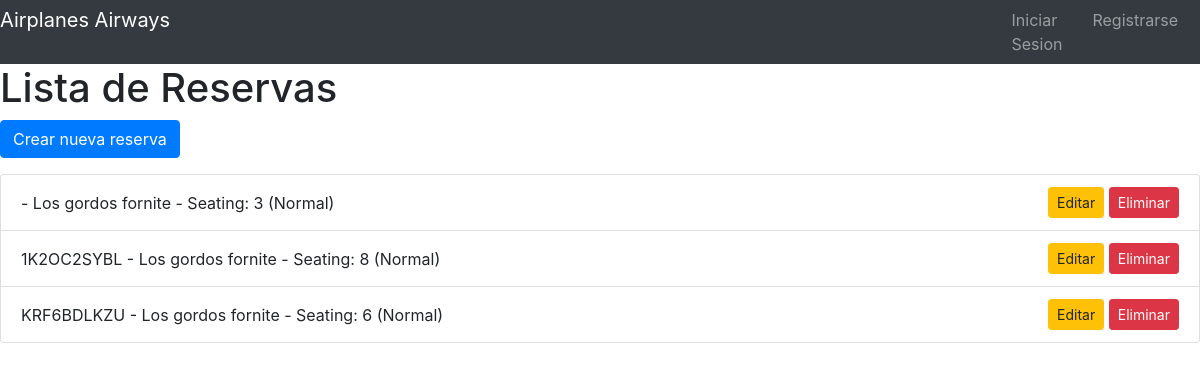
/reservations/, run on an earlier commit of the app's database.
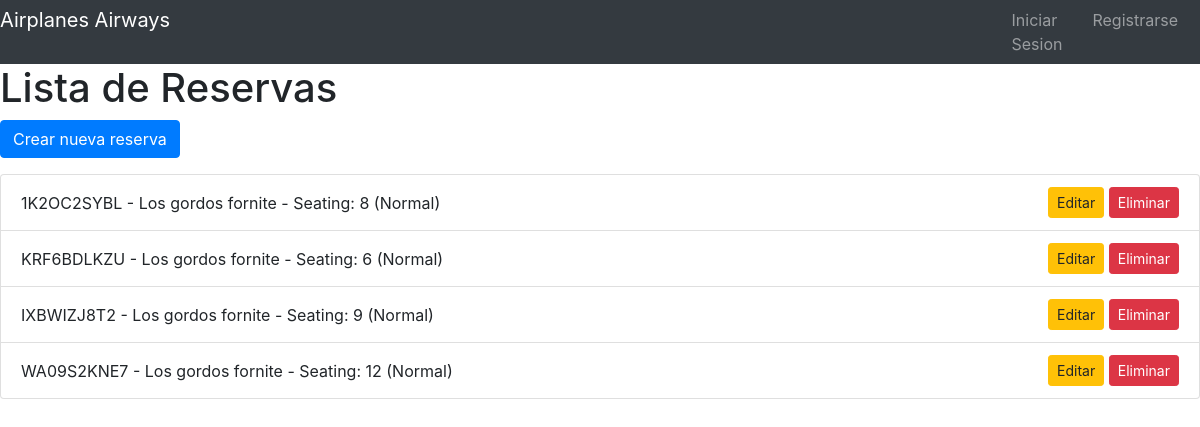
And on a later commit of the database.
### apps/reservations/models.py (models this page shows, shortened)
class Reservation(models.Model):
    flight_id = models.ForeignKey(
        Flight,
        on_delete=models.CASCADE
    )
    passenger_id = models.ForeignKey(
        Passenger,
        on_delete=models.CASCADE
    )
    seating_id = models.OneToOneField(
        Seating,
        on_delete=models.CASCADE
    )
    state = models.CharField(max_length=20, default='Reserved')
    reservation_date = models.DateTimeField(auto_now_add=True)
    price = models.DecimalField(max_digits=20, decimal_places=2)
    reservation_code = models.CharField(max_length=10, unique=True)

### apps/passengers/models.py (models this page shows, shortened)
class Passenger(models.Model):
    name = models.CharField(max_length=100)
    document = models.CharField(max_length=20, unique=True)
    email = models.EmailField()
    phone = models.CharField(max_length=20)
    date_birth = models.DateField()
    document_type = models.CharField(max_length=50, choices=DOCUMENT_TYPE_CHOICES)

### apps/airplanes/models.py (models this page shows)
class Seating(models.Model):
    airplane_id = models.ForeignKey(
        Airplane,
        on_delete=models.CASCADE,
        related_name='seatings',
    )
    number = models.IntegerField()
    row = models.IntegerField()
    column = models.IntegerField()
    type = models.CharField(max_length=100, choices=SEATING_TYPE_CHOICES, default='Normal')
    state = models.BooleanField(default=False)
    def __str__(self):
        return f"Seating: {self.number} ({self.type})"

### apps/reservations/views.py (the view)
# urls.py: path('', ReservationListView.as_view(), name='list'),
class ReservationListView(ListView):
    model = Reservation
    template_name = "reservations/list.html"
    context_object_name = "reservations"

### apps/reservations/templates/reservations/list.html
{% extends 'base.html' %}
{% block content %}
<h1>Lista de Reservas</h1>
<a href="{% url 'create' %}" class="btn btn-primary mb-3">
    Crear nueva reserva
</a>
<ul class="list-group">
    {% for reservation in reservations %}
        <li class="list-group-item d-flex justify-content-between align-items-center">
            <span>
                {{ reservation.reservation_code }} - {{ reservation.passenger_id.name }} - {{ reservation.seating_id }}
            </span>
            <span>
                <a href="{% url 'update' reservation.id %}" class="btn btn-sm btn-warning">
                    Editar
                </a>
                <a href="{% url 'delete' reservation.id %}" class="btn btn-sm btn-danger">
                    Eliminar
                </a>
            </span>
        </li>
    {% empty %}
        <li class="list-group-item">No hay reservas</li>
    {% endfor %}
</ul>
{% endblock %}

What changed in the data, as far as the page shows it:
removed Reservation: passenger_id.name "Los gordos fornite", seating_id "Seating: 3 (Normal)"
added Reservation: reservation_code "IXBWIZJ8T2", passenger_id.name "Los gordos fornite", seating_id "Seating: 9 (Normal)"
added Reservation: reservation_code "WA09S2KNE7", passenger_id.name "Los gordos fornite", seating_id "Seating: 12 (Normal)"
